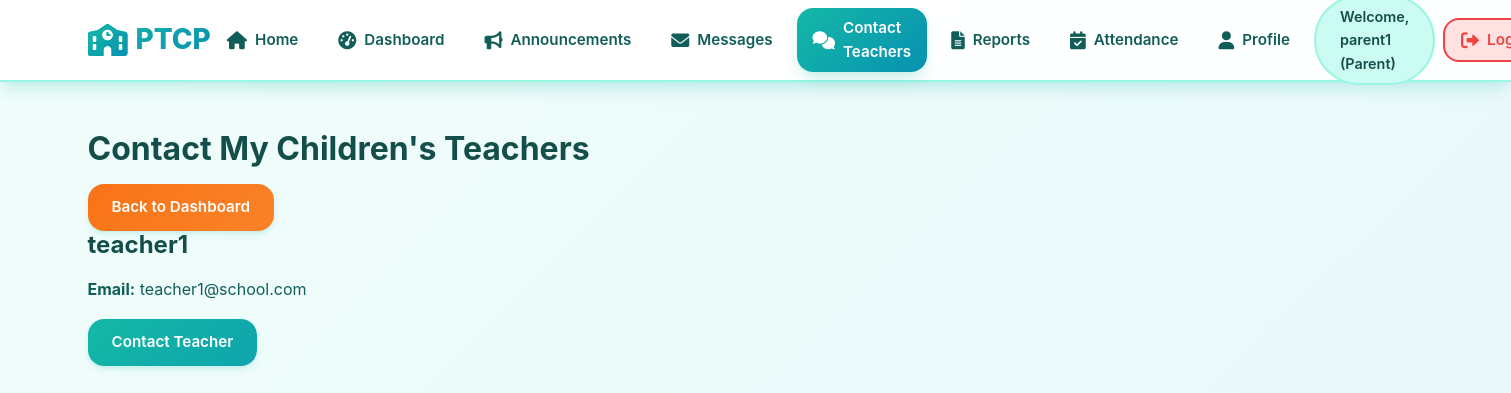
/parent/contact_teacher_list (signed in), run on the app's committed database.
### models/user_model.py (models this page shows, shortened)
class User(UserMixin, db.Model):
    id = db.Column(db.Integer, primary_key=True)
    username = db.Column(db.String(64), unique=True, nullable=False)
    email = db.Column(db.String(120), unique=True, nullable=False)
    password_hash = db.Column(db.String(128))
    role = db.Column(db.String(20), nullable=False)  # 'teacher', 'parent', 'admin'
    is_active = db.Column(db.Boolean, default=True)

### routes/parent_routes.py (the view)
@parent_bp.route('/contact_teacher_list')
@login_required
def contact_teacher_list():
    if current_user.role != 'parent':
        return redirect(url_for('main.index'))
    teachers = User.query.filter_by(role='teacher').join(Student, Student.teacher_id == User.id).filter(Student.parent_id == current_user.id).distinct().all()
    return render_template('parent/contact_teacher_list.html', teachers=teachers)

### app.py (called while the page is built)
@login_manager.user_loader
def load_user(user_id):
    from models.user_model import User
    return User.query.get(int(user_id))

### templates/parent/contact_teacher_list.html (shortened to what this page needs)
{% extends "base.html" %}
{% block content %}
<div class="contact-teachers">
    <h2>Contact My Children's Teachers</h2>
    <a href="{{ url_for('parent.dashboard') }}" class="btn btn-secondary">Back to Dashboard</a>
    <div class="teachers-list">
        {% for teacher in teachers %}
            <div class="teacher-card">
                <h3>{{ teacher.username }}</h3>
                <p><strong>Email:</strong> {{ teacher.email }}</p>
                <a href="{{ url_for('parent.contact_teacher', teacher_id=teacher.id) }}" class="btn btn-primary">Contact Teacher</a>
            </div>
        {% endfor %}
    </div>
</div>
{% endblock %}

### templates/base.html (shortened to what this page needs)
<!DOCTYPE html>
<html lang="en">
<head>
    <link rel="stylesheet" href="{{ url_for('static', filename='css/style.css') }}">
    <link rel="stylesheet" href="https://cdnjs.cloudflare.com/ajax/libs/font-awesome/6.0.0/css/all.min.css">
</head>
<body>
    {% if current_user.is_authenticated %}
    <div class="full-width-layout">
        <header class="top-nav">
            <div class="nav-container">
                <h1><i class="fas fa-school"></i> PTCP</h1>
                <nav class="main-nav">
                    <ul>
                        <li>
                            <a href="{{ url_for('main.index') }}" class="{% if request.endpoint == 'main.index' %}active{% endif %}">
                                <i class="fas fa-home"></i> Home
                            </a>
                        </li>
                        {% if current_user.role == 'admin' %}
                            <li>
                                <a href="{{ url_for('admin.dashboard') }}" class="{% if 'admin' in request.endpoint %}active{% endif %}">
                                    <i class="fas fa-tachometer-alt"></i> Dashboard
                                </a>
                            </li>
                            <li>
                                <a href="{{ url_for('admin.manage_users') }}" class="{% if request.endpoint == 'admin.manage_users' %}active{% endif %}">
                                    <i class="fas fa-users"></i> Manage Users
                                </a>
                            </li>
                            <li>
                                <a href="{{ url_for('admin.manage_students') }}" class="{% if request.endpoint == 'admin.manage_students' %}active{% endif %}">
                                    <i class="fas fa-user-graduate"></i> Manage Students
                                </a>
                            </li>
                            <li>
                                <a href="{{ url_for('admin.view_logs') }}" class="{% if request.endpoint == 'admin.view_logs' %}active{% endif %}">
                                    <i class="fas fa-history"></i> Activity Logs
                                </a>
                            </li>
                        {% elif current_user.role == 'parent' %}
                            <li>
                                <a href="{{ url_for('parent.dashboard') }}" class="{% if request.endpoint == 'parent.dashboard' %}active{% endif %}">
                                    <i class="fas fa-tachometer-alt"></i> Dashboard
                                </a>
                            </li>
                            <li>
                                <a href="{{ url_for('parent.view_announcements') }}" class="{% if request.endpoint == 'parent.view_announcements' %}active{% endif %}">
                                    <i class="fas fa-bullhorn"></i> Announcements
                                </a>
                            </li>
                            <li>
                                <a href="{{ url_for('parent.view_messages') }}" class="{% if request.endpoint == 'parent.view_messages' %}active{% endif %}">
                                    <i class="fas fa-envelope"></i> Messages
                                </a>
                            </li>
                            <li>
                                <a href="{{ url_for('parent.contact_teacher_list') }}" class="{% if request.endpoint == 'parent.contact_teacher_list' %}active{% endif %}">
                                    <i class="fas fa-comments"></i> Contact Teachers
                                </a>
                            </li>
                            <li>
                                <a href="{{ url_for('parent.view_reports') }}" class="{% if request.endpoint == 'parent.view_reports' %}active{% endif %}">
                                    <i class="fas fa-file-alt"></i> Reports
                                </a>
                            </li>
                            <li>
                                <a href="{{ url_for('parent.attendance_log') }}" class="{% if request.endpoint == 'parent.attendance_log' %}active{% endif %}">
                                    <i class="fas fa-calendar-check"></i> Attendance
                                </a>
                            </li>
                            <li>
                                <a href="{{ url_for('parent.profile') }}" class="{% if request.endpoint == 'parent.profile' %}active{% endif %}">
                                    <i class="fas fa-user"></i> Profile
                                </a>
                            </li>
                        {% endif %}
                        <li class="user-info">
                            <span>Welcome, {{ current_user.username }} ({{ current_user.role.title() }})</span>
                        </li>
                        <li class="logout">
                            <a href="{{ url_for('auth.logout') }}">
                                <i class="fas fa-sign-out-alt"></i> Logout
                            </a>
                        </li>
                    </ul>
                </nav>
            </div>
        </header>
        <main class="main-content-full">
            <div class="content-body">
                {% block content %}{% endblock %}
            </div>
        </main>
    </div>
    {% endif %}
</body>
</html>

### data on the page
User: username "parent1", role "Parent"
User: username "teacher1", email "teacher1@school.com"
